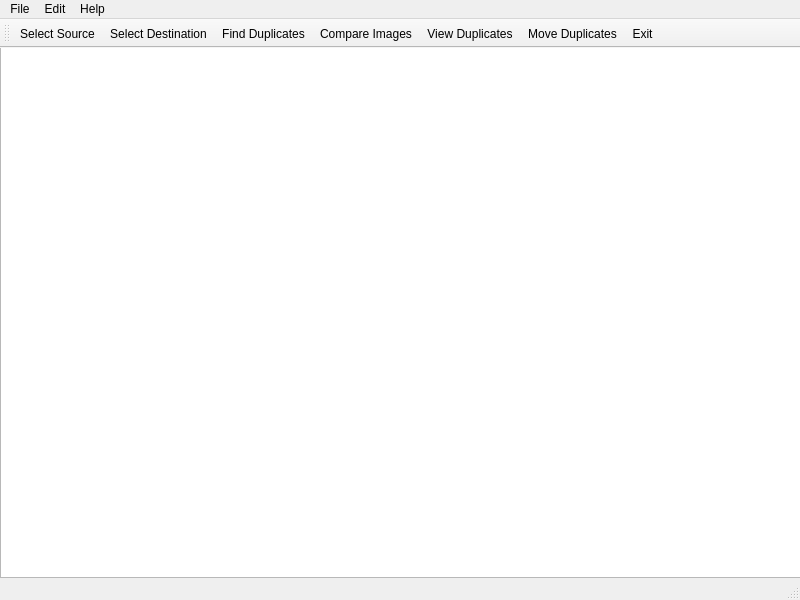
<?xml version="1.0" encoding="UTF-8"?>
<ui version="4.0">
 <class>MainWindow</class>
 <widget class="QMainWindow" name="MainWindow">
  <property name="geometry">
   <rect>
    <x>0</x>
    <y>0</y>
    <width>800</width>
    <height>600</height>
   </rect>
  </property>
  <property name="windowTitle">
   <string>FileGrunt</string>
  </property>
  <widget class="QWidget" name="centralwidget">
   <widget class="QPlainTextEdit" name="MWplainTextEdit">
    <property name="geometry">
     <rect>
      <x>0</x>
      <y>-1</y>
      <width>801</width>
      <height>531</height>
     </rect>
    </property>
   </widget>
  </widget>
  <widget class="QMenuBar" name="menubar">
   <property name="geometry">
    <rect>
     <x>0</x>
     <y>0</y>
     <width>800</width>
     <height>23</height>
    </rect>
   </property>
   <widget class="QMenu" name="menuFile">
    <property name="title">
     <string>File</string>
    </property>
    <addaction name="actionSelect_Source"/>
    <addaction name="separator"/>
    <addaction name="actionFind_Duplicates"/>
    <addaction name="separator"/>
    <addaction name="actionCompare_Images"/>
    <addaction name="separator"/>
    <addaction name="actionView_Duplicates"/>
    <addaction name="separator"/>
    <addaction name="actionSet_Destination"/>
    <addaction name="separator"/>
    <addaction name="actionMove_Duplicates"/>
    <addaction name="separator"/>
    <addaction name="actionExit"/>
   </widget>
   <widget class="QMenu" name="menuHelp">
    <property name="title">
     <string>Help</string>
    </property>
    <addaction name="separator"/>
    <addaction name="actionAbout"/>
   </widget>
   <widget class="QMenu" name="menuEdit">
    <property name="title">
     <string>Edit</string>
    </property>
    <addaction name="actionPreferences"/>
   </widget>
   <addaction name="menuFile"/>
   <addaction name="menuEdit"/>
   <addaction name="menuHelp"/>
  </widget>
  <widget class="QStatusBar" name="statusbar"/>
  <widget class="QToolBar" name="toolBar">
   <property name="windowTitle">
    <string>toolBar</string>
   </property>
   <attribute name="toolBarArea">
    <enum>TopToolBarArea</enum>
   </attribute>
   <attribute name="toolBarBreak">
    <bool>false</bool>
   </attribute>
   <addaction name="actionSelect_Source"/>
   <addaction name="actionSet_Destination"/>
   <addaction name="actionFind_Duplicates"/>
   <addaction name="actionCompare_Images"/>
   <addaction name="actionView_Duplicates"/>
   <addaction name="actionMove_Duplicates"/>
   <addaction name="actionExit"/>
  </widget>
  <action name="actionExit">
   <property name="text">
    <string>E&amp;xit</string>
   </property>
   <property name="shortcut">
    <string>Ctrl+Q</string>
   </property>
  </action>
  <action name="actionAbout">
   <property name="text">
    <string>About</string>
   </property>
  </action>
  <action name="actionSelect_Source">
   <property name="enabled">
    <bool>true</bool>
   </property>
   <property name="text">
    <string>Select Source</string>
   </property>
   <property name="toolTip">
    <string>Select Source</string>
   </property>
  </action>
  <action name="actionPreferences">
   <property name="text">
    <string>Preferences</string>
   </property>
  </action>
  <action name="actionFind_Duplicates">
   <property name="text">
    <string>Find Duplicates</string>
   </property>
  </action>
  <action name="actionCompare_Images">
   <property name="text">
    <string>Compare Images</string>
   </property>
  </action>
  <action name="actionMove_Duplicates">
   <property name="text">
    <string>Move Duplicates</string>
   </property>
  </action>
  <action name="actionView_Duplicates">
   <property name="text">
    <string>View Duplicates</string>
   </property>
  </action>
  <action name="actionSet_Destination">
   <property name="text">
    <string>Select Destination</string>
   </property>
  </action>
 </widget>
 <resources/>
 <connections>
  <connection>
   <sender>actionExit</sender>
   <signal>triggered()</signal>
   <receiver>MainWindow</receiver>
   <slot>close()</slot>
   <hints>
    <hint type="sourcelabel">
     <x>-1</x>
     <y>-1</y>
    </hint>
    <hint type="destinationlabel">
     <x>399</x>
     <y>299</y>
    </hint>
   </hints>
  </connection>
 </connections>
 <designerdata>
  <property name="gridDeltaX">
   <number>10</number>
  </property>
  <property name="gridDeltaY">
   <number>10</number>
  </property>
  <property name="gridSnapX">
   <bool>true</bool>
  </property>
  <property name="gridSnapY">
   <bool>true</bool>
  </property>
  <property name="gridVisible">
   <bool>true</bool>
  </property>
 </designerdata>
 <slots>
  <slot>selectSource()</slot>
 </slots>
</ui>
